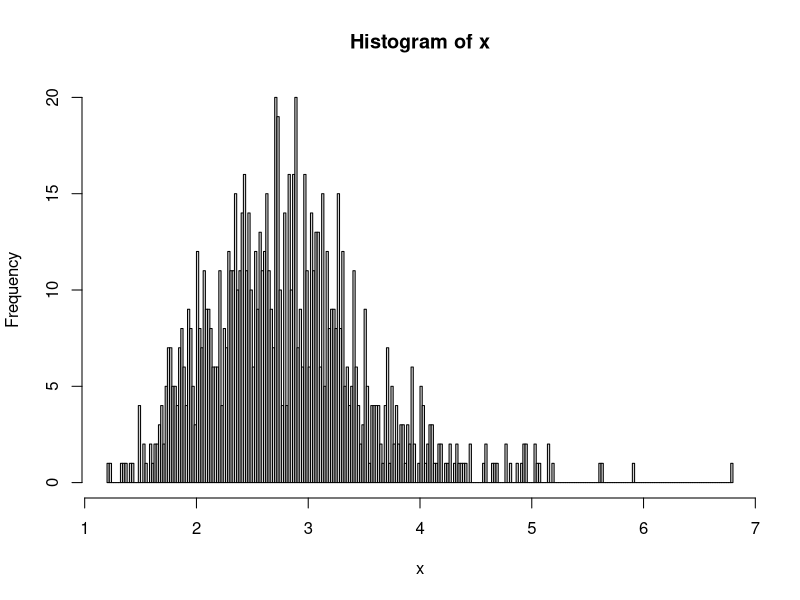
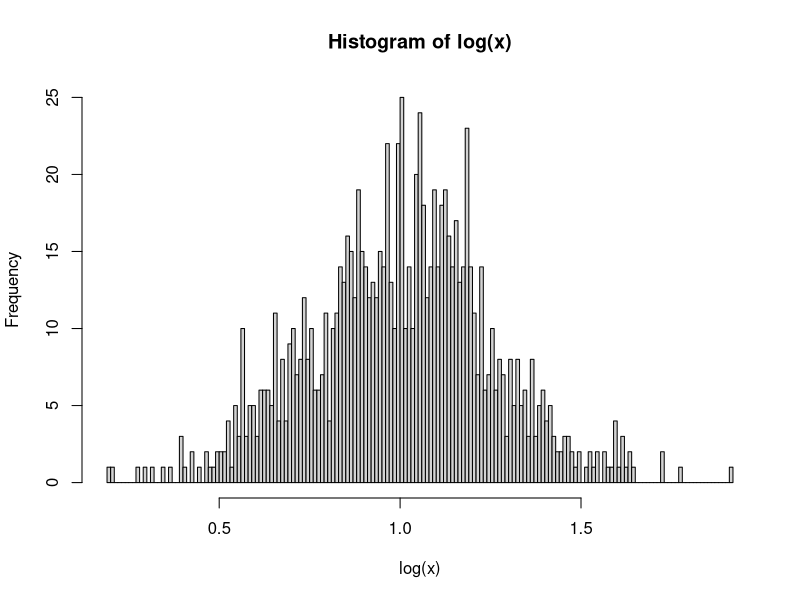

The R script that drew these images, in order:
## ---- chunk 1
knitr::opts_chunk$set(echo = TRUE)
## ---- chunk 2
x = rlnorm(1000, meanlog=1, sdlog=.25)
## ---- chunk 3
hist(x,200)
hist(log(x),200)
